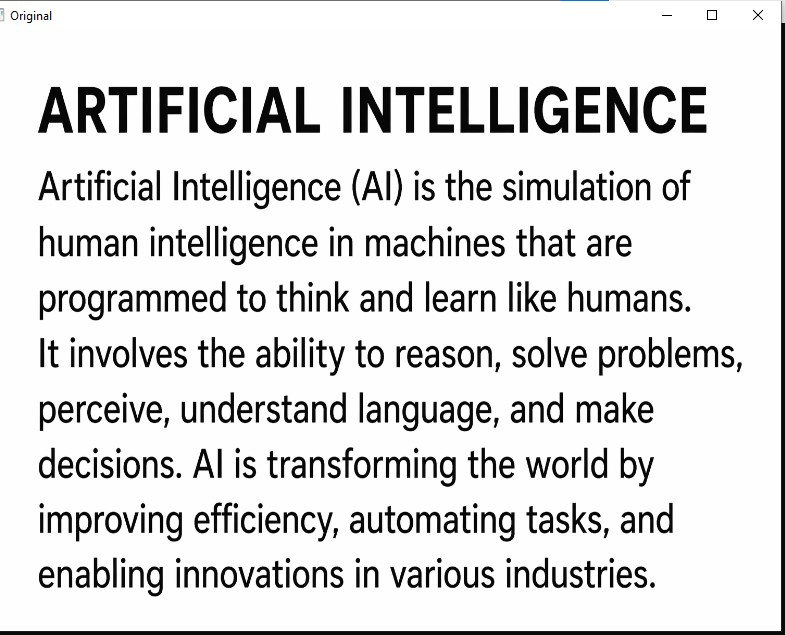
#> input picture basic original.jpg, 785 x 635 px
$ python IR.py
#> lines starting #> are read from the running program, lines starting #| are printed output that depends on the picture
import cv2
path = input("Enter image path:")
#> the answer given: basic original.jpg
angle = float(input("Enter rotation angle (e.g. 45, 90, 180):"))
#> the answer given: 3
img = cv2.imread(path)
#> img is the input picture: shape (635, 785, 3); mean B, G, R 221.8, 221.7, 221.7
if img is None:
    print("Error: Image not found!")
else:
    (h, w) = img.shape[:2]
#> h = 635; w = 785
    center = (w // 2, h // 2)
#> center = (392, 317)
    matrix = cv2.getRotationMatrix2D(center, angle, 1.0)
    rotated = cv2.warpAffine(img, matrix, (w, h))
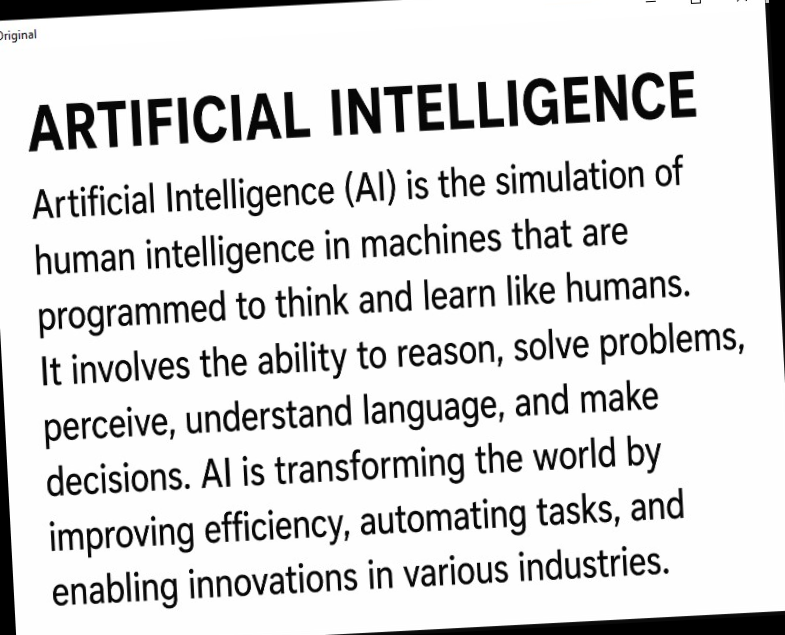
#> rotated: shape (635, 785, 3); mean B, G, R 216.6, 216.6, 216.6

    cv2.imshow("Original Image", img)
    cv2.imshow("Rotated Image", rotated)
    cv2.waitKey(0)
    cv2.destroyAllWindows()
